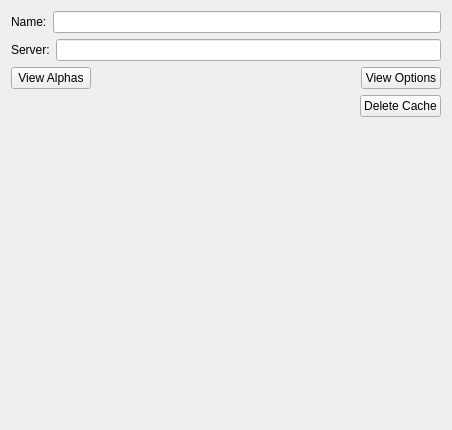
<?xml version="1.0" encoding="UTF-8"?>
<ui version="4.0">
 <class>EditWmsLayerWidget</class>
 <widget class="QWidget" name="EditWmsLayerWidget">
  <property name="geometry">
   <rect>
    <x>0</x>
    <y>0</y>
    <width>452</width>
    <height>430</height>
   </rect>
  </property>
  <property name="windowTitle">
   <string>Form</string>
  </property>
  <layout class="QVBoxLayout">
   <item>
    <layout class="QHBoxLayout">
     <item>
      <widget class="QLabel" name="_nameLabel">
       <property name="text">
        <string>Name:</string>
       </property>
      </widget>
     </item>
     <item>
      <widget class="QLineEdit" name="_name"/>
     </item>
    </layout>
   </item>
   <item>
    <layout class="QHBoxLayout">
     <item>
      <widget class="QLabel" name="_serverLabel">
       <property name="text">
        <string>Server:</string>
       </property>
      </widget>
     </item>
     <item>
      <widget class="QLineEdit" name="_server"/>
     </item>
    </layout>
   </item>
   <item>
    <layout class="QHBoxLayout">
     <item>
      <widget class="QPushButton" name="viewAlphasButton">
       <property name="text">
        <string>View Alphas</string>
       </property>
      </widget>
     </item>
     <item>
      <spacer>
       <property name="orientation">
        <enum>Qt::Horizontal</enum>
       </property>
       <property name="sizeHint" stdset="0">
        <size>
         <width>40</width>
         <height>20</height>
        </size>
       </property>
      </spacer>
     </item>
     <item>
      <widget class="QPushButton" name="viewOptionsButton">
       <property name="text">
        <string>View Options</string>
       </property>
      </widget>
     </item>
    </layout>
   </item>
   <item>
    <layout class="QHBoxLayout">
     <item>
      <spacer>
       <property name="orientation">
        <enum>Qt::Horizontal</enum>
       </property>
       <property name="sizeHint" stdset="0">
        <size>
         <width>40</width>
         <height>20</height>
        </size>
       </property>
      </spacer>
     </item>
     <item>
      <widget class="QPushButton" name="deleteCacheButton">
       <property name="text">
        <string>Delete Cache</string>
       </property>
      </widget>
     </item>
    </layout>
   </item>
   <item>
    <spacer>
     <property name="orientation">
      <enum>Qt::Vertical</enum>
     </property>
     <property name="sizeHint" stdset="0">
      <size>
       <width>20</width>
       <height>40</height>
      </size>
     </property>
    </spacer>
   </item>
  </layout>
 </widget>
 <resources/>
 <connections/>
</ui>
